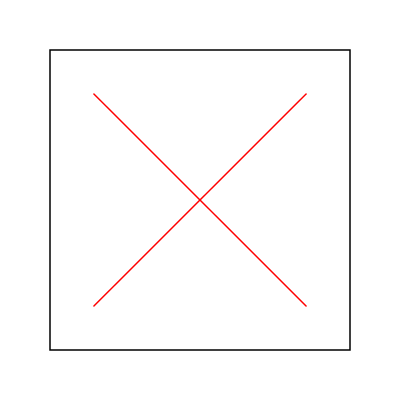
Frame 1 (no input)
Frame 60 (no input): identical to frame 1, image omitted
Frame 120 (the mouse pressed at the canvas centre since frame 60): identical to frame 1, image omitted

The p5.js sketch that drew this single still picture (run headless with seeded random() and noise() and a simulated clock; from frame 60 on, the mouse is pressed at the canvas centre):

// p5.js sketch
// ── sketch.js
function setup() {
    createCanvas(400, 400);
    background(255); // white background
    strokeWeight(1); // bold lines
  
    // Center of the canvas
    translate(width / 2, height / 2);
  
    scale(1.5);

    // Black square
    stroke(0); // black stroke
    noFill();
    rectMode(CENTER);
    rect(0, 0, 200, 200); // draw square with center at (0,0)
  
    // Red diagonal lines
    stroke(255, 0, 0); 
  
    // First diagonal from top left to bottom right
    push(); 
    rotate(PI / 4); 
    line(-100, 0, 100, 0); 
    pop(); 
  
    // Second diagonal from bottom left to top right
    push(); 
    rotate(-PI / 4); 
    line(-100, 0, 100, 0); 
    pop(); 
  }
  
  function draw() {
    
  }
  
  
